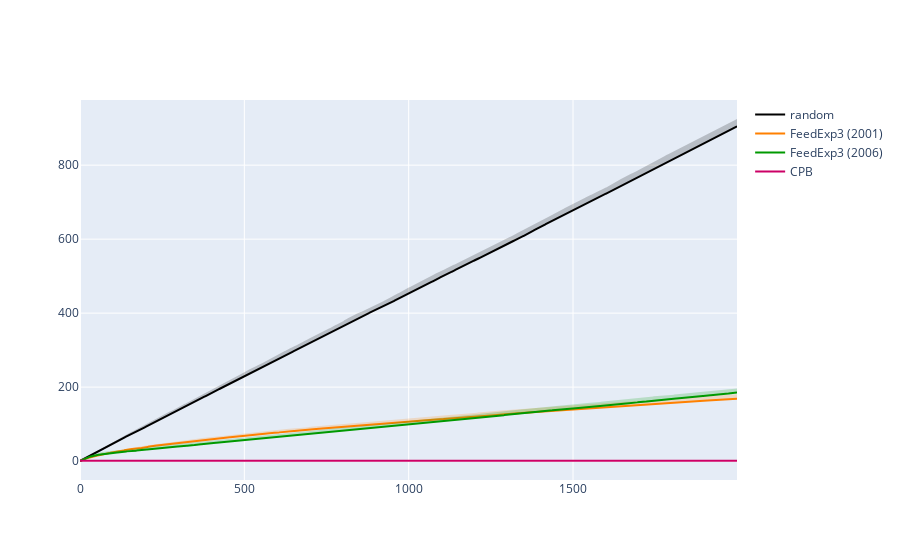

The notebook cell saved with this chart:
### Code cell
n_cores = 16
n_folds = 25
horizon = 2000

import plotly.graph_objects as go

outcome_distribution =  {'spam':0.05,'ham':0.95}

game = games.apple_tasting(False, outcome_distribution)

algos = [ random_algo.Random(  game, horizon, ), 
           feedexp3.FeedExp3(  game, horizon, ),
           feedexp3_v3.FeedExp3(  game, horizon, ),
           cpb.CPB(  game, horizon,)  ] #bpm.BPM(  game, horizon,  [0.5, 0.5 ], np.identity(2) )

colors = [ [0,0,0], [255,128,0], [0,153,0], [204,0,102] ] #'cyan'
labels = ['random', 'FeedExp3 (2001)', 'FeedExp3 (2006)', 'CPB'] #'BPN


fig = go.Figure( )

for alg, color, label in zip( algos, colors, labels):

    r,g,b = color
    result = evaluate_parallel(n_cores, n_folds, horizon, alg, game)
    regret = np.array([ game.delta(i) for i in range(game.n_actions) ]).T @ np.mean(result,0) 
    xcoords = np.arange(0,horizon,1).tolist()
    std = np.array([ game.delta(i) for i in range(game.n_actions) ]).T @ np.std(result,0) 
    upper_regret = regret + std

    fig.add_trace(go.Scatter(x=xcoords, y=regret, line=dict(color='rgb({},{},{})'.format(r,g,b)), mode='lines',  name=label )) # 

    fig.add_trace(   go.Scatter( x=xcoords+xcoords[::-1], y=upper_regret.tolist()+regret.tolist()[::-1],  fill='toself', fillcolor='rgba({},{},{},0.2)'.format(r,g,b), 
                         line=dict(color='rgba(255,255,255,0)'),   hoverinfo="skip",  showlegend=False )

    )
    
fig.show(legend=True)
# fig.update_yaxes(range=[0, 30] )
# fig.show()

### Figure 1 — Plotly figure (JSON) as saved in the notebook; plotly's stock layout.template omitted (floating-point values rounded to 4 significant figures; data arrays with more than 128 entries replaced by an {"elided": "..."} marker saying what was removed)
{"data": [{"line": {"color": "rgb(0,0,0)"}, "mode": "lines", "name": "random", "x": {"elided": "2000 int values"}, "y": {"elided": "2000 float values"}, "type": "scatter"}, {"fill": "toself", "fillcolor": "rgba(0,0,0,0.2)", "hoverinfo": "skip", "line": {"color": "rgba(255,255,255,0)"}, "showlegend": false, "x": {"elided": "4000 int values"}, "y": {"elided": "4000 float values"}, "type": "scatter"}, {"line": {"color": "rgb(255,128,0)"}, "mode": "lines", "name": "FeedExp3 (2001)", "x": {"elided": "2000 int values"}, "y": {"elided": "2000 float values"}, "type": "scatter"}, {"fill": "toself", "fillcolor": "rgba(255,128,0,0.2)", "hoverinfo": "skip", "line": {"color": "rgba(255,255,255,0)"}, "showlegend": false, "x": {"elided": "4000 int values"}, "y": {"elided": "4000 float values"}, "type": "scatter"}, {"line": {"color": "rgb(0,153,0)"}, "mode": "lines", "name": "FeedExp3 (2006)", "x": {"elided": "2000 int values"}, "y": {"elided": "2000 float values"}, "type": "scatter"}, {"fill": "toself", "fillcolor": "rgba(0,153,0,0.2)", "hoverinfo": "skip", "line": {"color": "rgba(255,255,255,0)"}, "showlegend": false, "x": {"elided": "4000 int values"}, "y": {"elided": "4000 float values"}, "type": "scatter"}, {"line": {"color": "rgb(204,0,102)"}, "mode": "lines", "name": "CPB", "x": {"elided": "2000 int values"}, "y": {"elided": "2000 float values"}, "type": "scatter"}, {"fill": "toself", "fillcolor": "rgba(204,0,102,0.2)", "hoverinfo": "skip", "line": {"color": "rgba(255,255,255,0)"}, "showlegend": false, "x": {"elided": "4000 int values"}, "y": {"elided": "4000 float values"}, "type": "scatter"}], "layout": {}}
